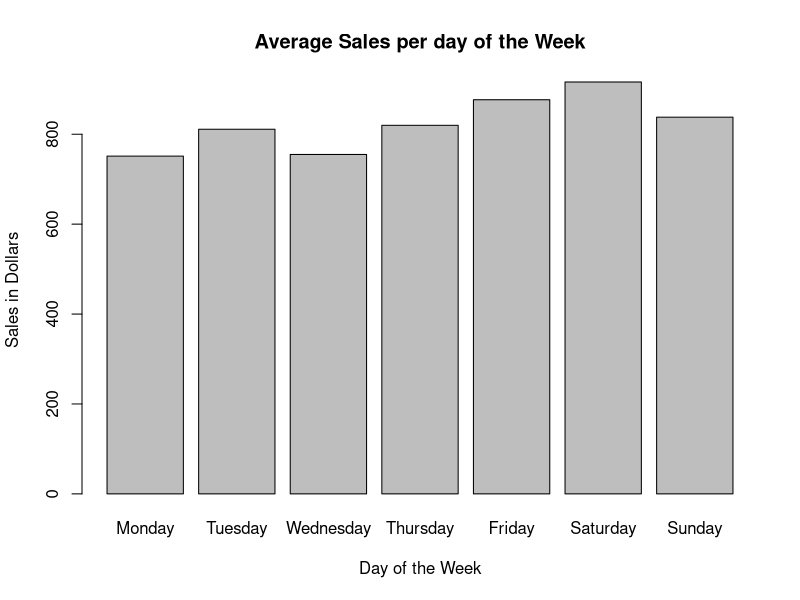

The R source for this figure: (Note: this script raises an error after producing the figure.)
sales <- c(751.3256, 811.1096, 754.9565, 819.8773, 876.7530, 916.1758, 837.9702)
barplot(sales,main="Average Sales per day of the Week",xlab="Day of the Week",ylab="Sales in Dollars",names.arg=c("Monday","Tuesday","Wednesday","Thursday","Friday","Saturday","Sunday"))
??#the bar graph appears to be Uniform with no clear mode S
plot(CafeRuckus2016$`Day of week type 1`,CafeRuckus2016$Sales, main="Boxplots for each Day of the Week",xlab="Days of the Week",ylab="Sales in Dollas")
barplot(sales,main="Average Sales per day of the Week",xlab="Day of the Week",ylab="Sales in Dollars",ylim = c(600,950),names.arg=c("Monday","Tuesday","Wednesday","Thursday","Friday","Saturday","Sunday"))
hist(CafeRuckus2016$`Day of week type 1`,CafeRuckus2016$Sales)
boxplot(CafeRuckus2016$Sales)
CafeRuckus2016$`Day of week1` <- factor(CafeRuckus2016$`Day of week`, levels = c("Monday","Tuesday","Wednesday","Thursday","Friday","Saturday","Sunday"))
boxplot(CafeRuckus2016$Sales ~ CafeRuckus2016$`Day of week1`, main = "Sales Per Day of the Week",xlab="Day of the Week",ylab="Sales in Dollars")
